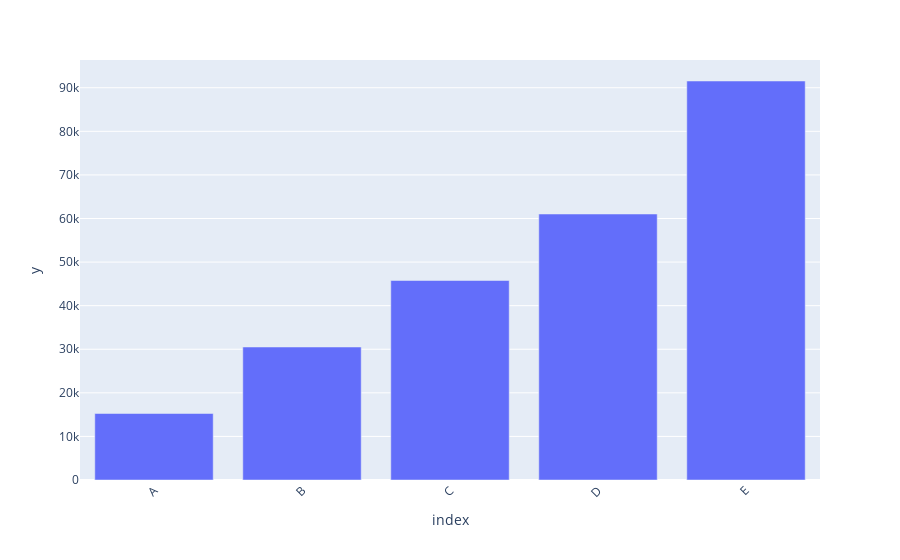

The code cell stored with this chart in its notebook:
### Code cell
fig = px.bar(df, x=df.index, y=df['2017']*2)

fig.update_layout(xaxis_tickangle=-45)

fig.show()

### Figure 1 — Plotly figure (JSON) as saved in the notebook; plotly's stock layout.template omitted (floating-point values rounded to 4 significant figures)
{"data": [{"alignmentgroup": "True", "hovertemplate": "index=%{x}<br>y=%{y}<extra></extra>", "legendgroup": "", "marker": {"color": "#636efa"}, "name": "", "offsetgroup": "", "orientation": "v", "showlegend": false, "textposition": "auto", "type": "bar", "x": ["A", "B", "C", "D", "E"], "xaxis": "x", "y": [15260.0, 30520.0, 45770.0, 61030.0, 91550.0], "yaxis": "y"}], "layout": {"barmode": "relative", "legend": {"tracegroupgap": 0}, "margin": {"t": 60}, "xaxis": {"anchor": "y", "domain": [0, 1], "tickangle": -45, "title": {"text": "index"}}, "yaxis": {"anchor": "x", "domain": [0, 1], "title": {"text": "y"}}}}
